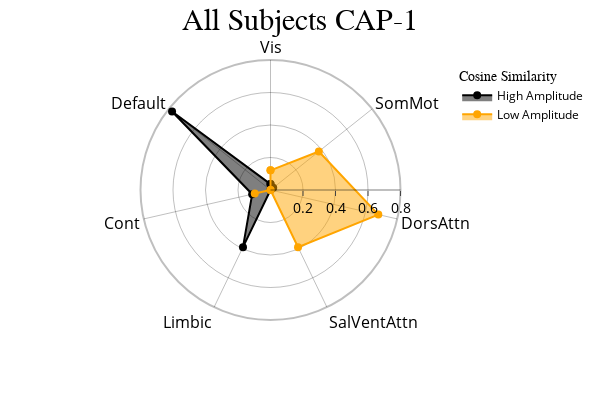
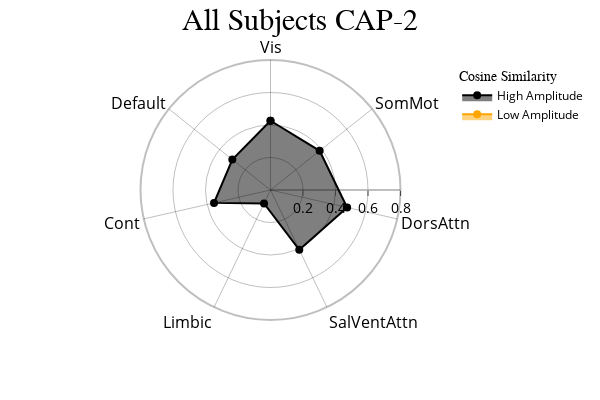
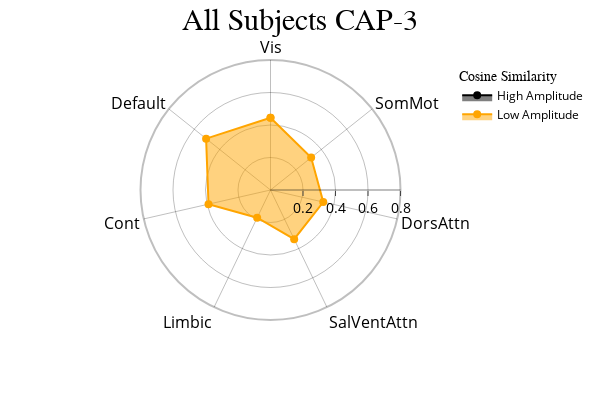

Notebook cell for these charts, in order:
### Markdown cell above
<font size="6">CAPs to Radar Plots </font>

 <font size="3">Radar plots showing the cosine similarity between each network and the positive ("High Amplitude") and negative ("Low Amplitude") activations in each CAP. Since this function assumes that the matrix subjected to kmeans clustering was standardized, "High Amplitude" represents values above the mean (0) and "Low Amplitude" represents values below the mean (0). During calculation of the "Low Amplitude" cosine similarity, the inverse is computed to turn this similarity positive for visualization purposes.</font>

### Code cell
radialaxis = {
    "showline": True,
    "linewidth": 2,
    "linecolor": "rgba(0, 0, 0, 0.25)",
    "gridcolor": "rgba(0, 0, 0, 0.25)",
    "ticks": "outside",
    "tickfont": {"size": 14, "color": "black"},
    "range": [0, 0.8],
    "tickvals": ["", 0.2, "", 0.4, "", 0.6, "", 0.8],
}

legend = {
    "yanchor": "top",
    "y": 0.99,
    "x": 0.99,
    "title_font_family": "Times New Roman",
    "font": {"size": 12, "color": "black"},
}

colors = {"High Amplitude": "black", "Low Amplitude": "orange"}

cap_analysis.caps2radar(radialaxis=radialaxis, height=400, width=600, color_discrete_map=colors, legend=legend)

### Figure 1 — Plotly figure (JSON) as saved in the notebook; plotly's stock layout.template omitted (floating-point values rounded to 4 significant figures)
{"data": [{"fill": "toself", "hovertemplate": "color=High Amplitude<br>r=%{r}<br>Regions=%{theta}<extra></extra>", "legendgroup": "High Amplitude", "line": {"color": "black", "dash": "solid"}, "marker": {"size": 8, "symbol": "circle"}, "mode": "markers+lines", "name": "High Amplitude", "r": [0.03619, 0.02127, 0.0004309, 0.0, 0.3903, 0.1156, 0.7749, 0.03619], "showlegend": true, "subplot": "polar", "theta": ["Vis", "SomMot", "DorsAttn", "SalVentAttn", "Limbic", "Cont", "Default", "Vis"], "type": "scatterpolar"}, {"fill": "toself", "hovertemplate": "color=Low Amplitude<br>r=%{r}<br>Regions=%{theta}<extra></extra>", "legendgroup": "Low Amplitude", "line": {"color": "orange", "dash": "solid"}, "marker": {"size": 8, "symbol": "circle"}, "mode": "markers+lines", "name": "Low Amplitude", "r": [0.121, 0.3805, 0.6805, 0.3904, 0.0, 0.09938, 0.0, 0.121], "showlegend": true, "subplot": "polar", "theta": ["Vis", "SomMot", "DorsAttn", "SalVentAttn", "Limbic", "Cont", "Default", "Vis"], "type": "scatterpolar"}], "layout": {"height": 400, "legend": {"font": {"color": "black", "size": 12}, "title": {"font": {"family": "Times New Roman"}, "text": "Cosine Similarity"}, "tracegroupgap": 0, "x": 0.99, "y": 0.99, "yanchor": "top"}, "margin": {"t": 60}, "polar": {"angularaxis": {"categoryarray": ["Vis", "SomMot", "DorsAttn", "SalVentAttn", "Limbic", "Cont", "Default", "Vis", "SomMot", "DorsAttn", "SalVentAttn", "Limbic", "Cont", "Default"], "categoryorder": "array", "direction": "clockwise", "gridcolor": "rgba(0, 0, 0, 0.25)", "linecolor": "rgba(0, 0, 0, 0.25)", "linewidth": 2, "rotation": 90, "showline": true, "tickfont": {"color": "black", "size": 16}}, "bgcolor": "white", "domain": {"x": [0, 1], "y": [0, 1]}, "radialaxis": {"gridcolor": "rgba(0, 0, 0, 0.25)", "linecolor": "rgba(0, 0, 0, 0.25)", "linewidth": 2, "range": [0, 0.8], "showline": true, "tickfont": {"color": "black", "size": 14}, "ticks": "outside", "tickvals": ["", 0.2, "", 0.4, "", 0.6, "", 0.8]}}, "showlegend": true, "title": {"font": {"color": "black", "family": "Times New Roman", "size": 30}, "text": "All Subjects CAP-1", "x": 0.5}, "width": 600}}

### Figure 2 — Plotly figure (JSON) as saved in the notebook; plotly's stock layout.template omitted (floating-point values rounded to 4 significant figures)
{"data": [{"fill": "toself", "hovertemplate": "color=High Amplitude<br>r=%{r}<br>Regions=%{theta}<extra></extra>", "legendgroup": "High Amplitude", "line": {"color": "black", "dash": "solid"}, "marker": {"size": 8, "symbol": "circle"}, "mode": "markers+lines", "name": "High Amplitude", "r": [0.4263, 0.3868, 0.4837, 0.4082, 0.09163, 0.3565, 0.3004, 0.4263], "showlegend": true, "subplot": "polar", "theta": ["Vis", "SomMot", "DorsAttn", "SalVentAttn", "Limbic", "Cont", "Default", "Vis"], "type": "scatterpolar"}, {"fill": "toself", "hovertemplate": "color=Low Amplitude<br>r=%{r}<br>Regions=%{theta}<extra></extra>", "legendgroup": "Low Amplitude", "line": {"color": "orange", "dash": "solid"}, "marker": {"size": 8, "symbol": "circle"}, "mode": "markers+lines", "name": "Low Amplitude", "r": [NaN, NaN, NaN, NaN, NaN, NaN, NaN, NaN], "showlegend": true, "subplot": "polar", "theta": ["Vis", "SomMot", "DorsAttn", "SalVentAttn", "Limbic", "Cont", "Default", "Vis"], "type": "scatterpolar"}], "layout": {"height": 400, "legend": {"font": {"color": "black", "size": 12}, "title": {"font": {"family": "Times New Roman"}, "text": "Cosine Similarity"}, "tracegroupgap": 0, "x": 0.99, "y": 0.99, "yanchor": "top"}, "margin": {"t": 60}, "polar": {"angularaxis": {"categoryarray": ["Vis", "SomMot", "DorsAttn", "SalVentAttn", "Limbic", "Cont", "Default", "Vis", "SomMot", "DorsAttn", "SalVentAttn", "Limbic", "Cont", "Default"], "categoryorder": "array", "direction": "clockwise", "gridcolor": "rgba(0, 0, 0, 0.25)", "linecolor": "rgba(0, 0, 0, 0.25)", "linewidth": 2, "rotation": 90, "showline": true, "tickfont": {"color": "black", "size": 16}}, "bgcolor": "white", "domain": {"x": [0, 1], "y": [0, 1]}, "radialaxis": {"gridcolor": "rgba(0, 0, 0, 0.25)", "linecolor": "rgba(0, 0, 0, 0.25)", "linewidth": 2, "range": [0, 0.8], "showline": true, "tickfont": {"color": "black", "size": 14}, "ticks": "outside", "tickvals": ["", 0.2, "", 0.4, "", 0.6, "", 0.8]}}, "showlegend": true, "title": {"font": {"color": "black", "family": "Times New Roman", "size": 30}, "text": "All Subjects CAP-2", "x": 0.5}, "width": 600}}

### Figure 3 — Plotly figure (JSON) as saved in the notebook; plotly's stock layout.template omitted (floating-point values rounded to 4 significant figures)
{"data": [{"fill": "toself", "hovertemplate": "color=High Amplitude<br>r=%{r}<br>Regions=%{theta}<extra></extra>", "legendgroup": "High Amplitude", "line": {"color": "black", "dash": "solid"}, "marker": {"size": 8, "symbol": "circle"}, "mode": "markers+lines", "name": "High Amplitude", "r": [NaN, NaN, NaN, NaN, NaN, NaN, NaN, NaN], "showlegend": true, "subplot": "polar", "theta": ["Vis", "SomMot", "DorsAttn", "SalVentAttn", "Limbic", "Cont", "Default", "Vis"], "type": "scatterpolar"}, {"fill": "toself", "hovertemplate": "color=Low Amplitude<br>r=%{r}<br>Regions=%{theta}<extra></extra>", "legendgroup": "Low Amplitude", "line": {"color": "orange", "dash": "solid"}, "marker": {"size": 8, "symbol": "circle"}, "mode": "markers+lines", "name": "Low Amplitude", "r": [0.4442, 0.3199, 0.3331, 0.3358, 0.1892, 0.3912, 0.5069, 0.4442], "showlegend": true, "subplot": "polar", "theta": ["Vis", "SomMot", "DorsAttn", "SalVentAttn", "Limbic", "Cont", "Default", "Vis"], "type": "scatterpolar"}], "layout": {"height": 400, "legend": {"font": {"color": "black", "size": 12}, "title": {"font": {"family": "Times New Roman"}, "text": "Cosine Similarity"}, "tracegroupgap": 0, "x": 0.99, "y": 0.99, "yanchor": "top"}, "margin": {"t": 60}, "polar": {"angularaxis": {"categoryarray": ["Vis", "SomMot", "DorsAttn", "SalVentAttn", "Limbic", "Cont", "Default", "Vis", "SomMot", "DorsAttn", "SalVentAttn", "Limbic", "Cont", "Default"], "categoryorder": "array", "direction": "clockwise", "gridcolor": "rgba(0, 0, 0, 0.25)", "linecolor": "rgba(0, 0, 0, 0.25)", "linewidth": 2, "rotation": 90, "showline": true, "tickfont": {"color": "black", "size": 16}}, "bgcolor": "white", "domain": {"x": [0, 1], "y": [0, 1]}, "radialaxis": {"gridcolor": "rgba(0, 0, 0, 0.25)", "linecolor": "rgba(0, 0, 0, 0.25)", "linewidth": 2, "range": [0, 0.8], "showline": true, "tickfont": {"color": "black", "size": 14}, "ticks": "outside", "tickvals": ["", 0.2, "", 0.4, "", 0.6, "", 0.8]}}, "showlegend": true, "title": {"font": {"color": "black", "family": "Times New Roman", "size": 30}, "text": "All Subjects CAP-3", "x": 0.5}, "width": 600}}
